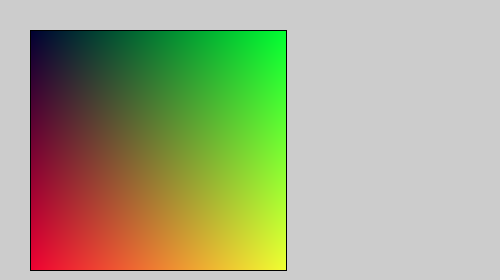
Frame 1 (no input)
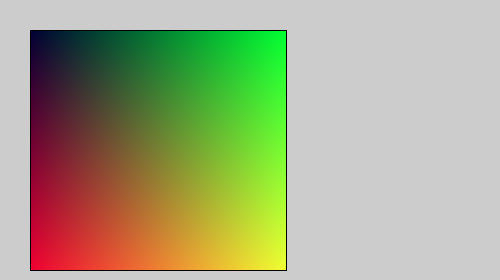
Frame 60 (the mouse pressed at the canvas centre just before this capture)
Frame 120 (the mouse held since frame 60 and released just before this capture): identical to frame 60, image omitted

The Processing sketch that drew these frames (run headless with seeded random() and noise(); from frame 60 on, the mouse is pressed at the canvas centre):

// Processing sketch: Canvas
// ── Canvas.pde
color[][] canvas;
int marginH = 30, marginV = 30;
int canvasW = 256, canvasH = 240;
void setup(){
 size(500,280); 
 canvas = new color[canvasH][canvasW];
 for(int x = 0; x < canvas.length; x++){
   for(int y = 0; y < canvas[x].length; y++){
     canvas[x][y] = color(x,y,50);  
   }
 }
}

void draw(){
  loadPixels();
  for (int i = 0, k = marginH + (width * marginV) ; i < canvas.length; i++) {
    for(int j = 0; j < canvas[i].length; j++, k++){
      pixels[k] = canvas[i][j];
    }
    k += width - canvas[i].length;
  }
  updatePixels();
  line(marginH, marginV, marginH, marginV + canvasH);
  line(marginH, marginV, marginH + canvasW, marginV);
  line(marginH + canvasW, marginV, marginH + canvasW, marginV + canvasH);
  line(marginH, marginV + canvasH, marginH + canvasW, marginV + canvasH);

}
